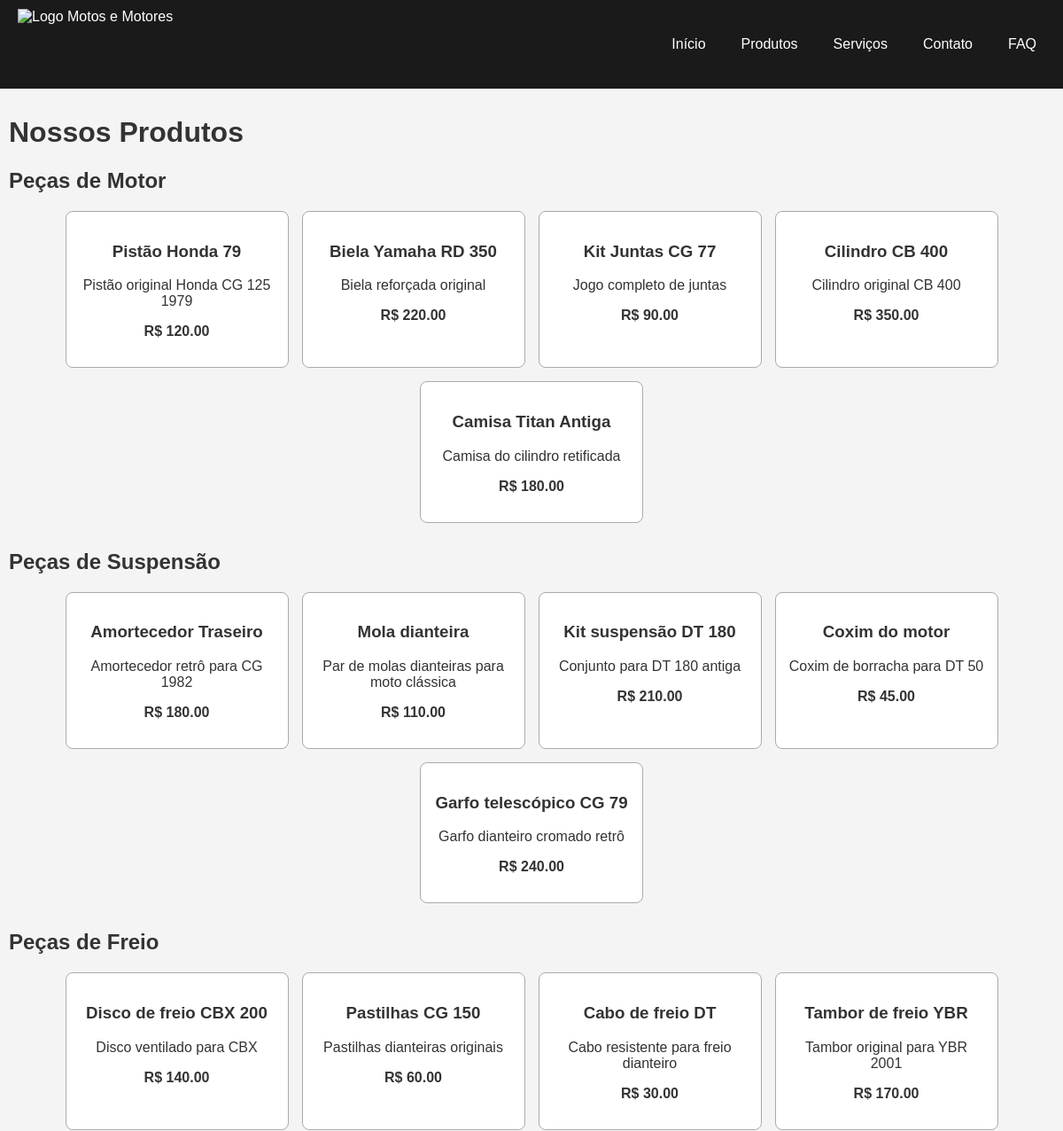
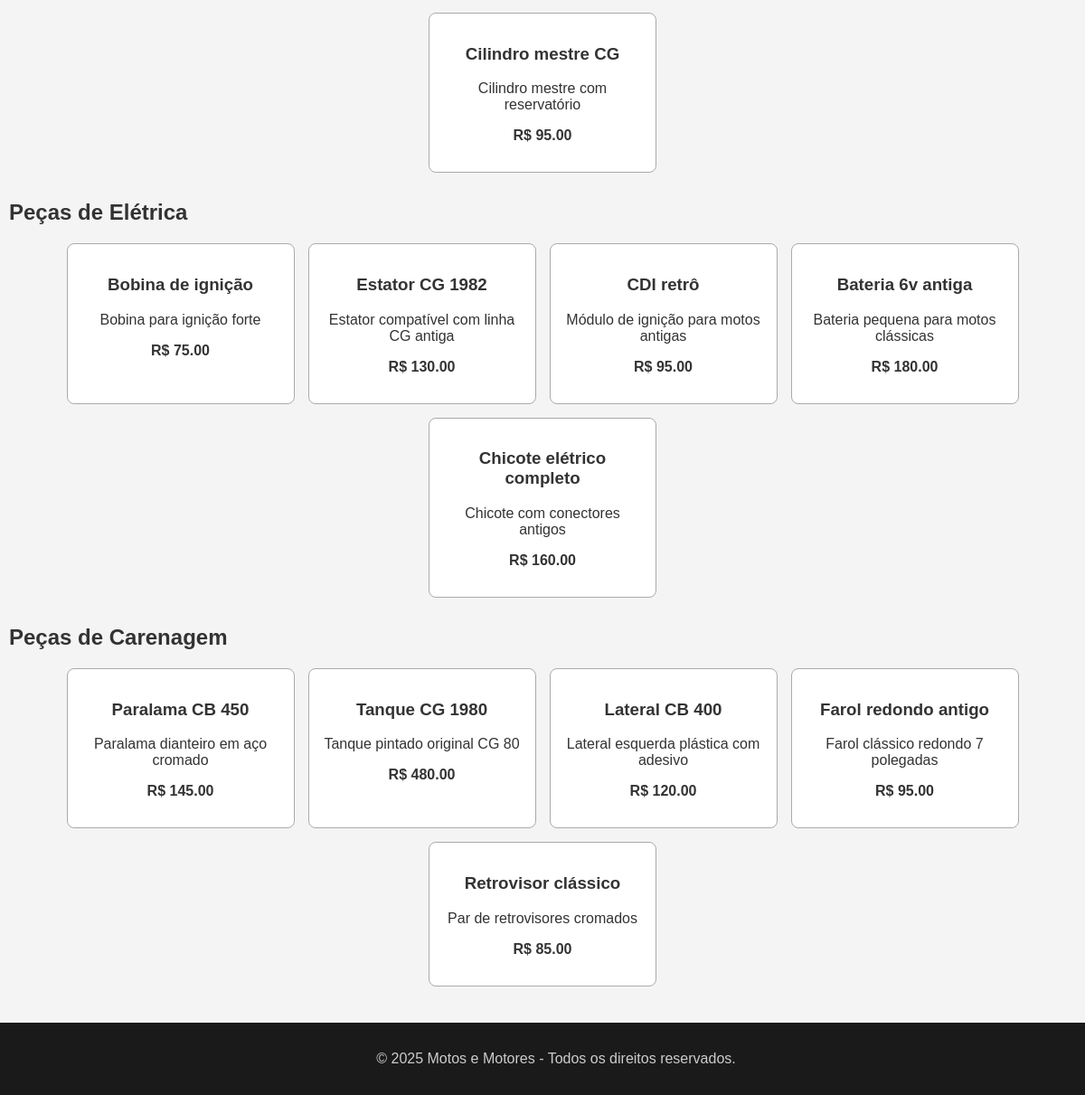
/produtos.php, run on the app's committed database (2 pictures, top to bottom).
### tables this page shows
CREATE TABLE produtos (
    id INT AUTO_INCREMENT PRIMARY KEY,
    nome VARCHAR(100),
    descricao TEXT,
    preco DECIMAL(10,2),
    linha VARCHAR(50)
);

### produtos.php (the view)
<?php
    include('includes/header.php');
    include('db/conexao.php');
?>
<h1>Nossos Produtos</h1>
<?php
    $linhas = ["Motor", "Suspensão", "Freio", "Elétrica", "Carenagem"];
    foreach ($linhas as $linha) {
        echo "<h2>Peças de $linha</h2><div class='produtos'>";
        $query = "SELECT * FROM produtos WHERE linha = '$linha' LIMIT 5";
        $resultado = mysqli_query($conexao, $query);
        while ($produto = mysqli_fetch_assoc($resultado)) {
            echo "
                <div class='card'>
                    <h3>{$produto['nome']}</h3>
                    <p>{$produto['descricao']}</p>
                    <p><strong>R$ {$produto['preco']}</strong></p>
                </div>";
        }
        echo "</div>";
    }
?>
<?php include('includes/footer.php'); ?>

### includes/header.php (shortened to what this page needs)
<!DOCTYPE html>
<html lang="pt-br">
    <head>
        <link rel="stylesheet" href="css/style.css">
    </head>
    <body>
        <header>
            <img src="imagens/logo.jpg" alt="Logo Motos e Motores" height="80">
            <nav>
                <ul>
                    <li><a href="index.php"> Início </a></li>
                    <li><a href="produtos.php"> Produtos </a></li>
                    <li><a href="servicos.php"> Serviços </a></li>
                    <li><a href="contato.php"> Contato </a></li>
                    <li><a href="faq.php"> FAQ </a></li>
                </ul>
            </nav>
        </header>
        <main>

### includes/footer.php
        </main>
        <footer>
            <p>&copy; 2025 Motos e Motores - Todos os direitos reservados.</p>
        </footer>
    </body>
</html>

### css/style.css (style rules this page uses)
body { font-family: Arial, sans-serif; margin: 0; background: #f4f4f4; color: #333; }
header { background: #1a1a1a; color: #fff; padding: 10px 20px; display: flex; align-items: center; justify-content: space-between; }
nav ul { list-style: none; display: flex; gap: 20px; }
nav a { color: white; text-decoration: none; padding: 5px 10px; }
main { padding: 10px; min-height: calc(100vh - 120px); }
footer { background: #1a1a1a; color: #ccc; text-align: center; padding: 15px; position: relative; bottom: 0; width: 100%; margin-top: auto; }
.produtos { display: flex; flex-wrap: wrap; gap: 15px; justify-content: center; margin-bottom: 30px; }
.card { background: #fff; border: 1px solid #aaa; padding: 15px; width: 220px; border-radius: 8px; text-align: center; }

### data on the page
produtos: nome "Pistão Honda 79", descricao "Pistão original Honda CG 125 1979", preco "120.00"
produtos: nome "Biela Yamaha RD 350", descricao "Biela reforçada original", preco "220.00"
produtos: nome "Kit Juntas CG 77", descricao "Jogo completo de juntas", preco "90.00"
produtos: nome "Cilindro CB 400", descricao "Cilindro original CB 400", preco "350.00"
produtos: nome "Camisa Titan Antiga", descricao "Camisa do cilindro retificada", preco "180.00"
produtos: nome "Amortecedor Traseiro", descricao "Amortecedor retrô para CG 1982", preco "180.00"
produtos: nome "Mola dianteira", descricao "Par de molas dianteiras para moto clássica", preco "110.00"
produtos: nome "Kit suspensão DT 180", descricao "Conjunto para DT 180 antiga", preco "210.00"
produtos: nome "Coxim do motor", descricao "Coxim de borracha para DT 50", preco "45.00"
produtos: nome "Garfo telescópico CG 79", descricao "Garfo dianteiro cromado retrô", preco "240.00"
produtos: nome "Disco de freio CBX 200", descricao "Disco ventilado para CBX", preco "140.00"
produtos: nome "Pastilhas CG 150", descricao "Pastilhas dianteiras originais", preco "60.00"
produtos: nome "Cabo de freio DT", descricao "Cabo resistente para freio dianteiro", preco "30.00"
produtos: nome "Tambor de freio YBR", descricao "Tambor original para YBR 2001", preco "170.00"
produtos: nome "Cilindro mestre CG", descricao "Cilindro mestre com reservatório", preco "95.00"
produtos: nome "Bobina de ignição", descricao "Bobina para ignição forte", preco "75.00"
produtos: nome "Estator CG 1982", descricao "Estator compatível com linha CG antiga", preco "130.00"
produtos: nome "CDI retrô", descricao "Módulo de ignição para motos antigas", preco "95.00"
produtos: nome "Bateria 6v antiga", descricao "Bateria pequena para motos clássicas", preco "180.00"
produtos: nome "Chicote elétrico completo", descricao "Chicote com conectores antigos", preco "160.00"
produtos: nome "Paralama CB 450", descricao "Paralama dianteiro em aço cromado", preco "145.00"
produtos: nome "Tanque CG 1980", descricao "Tanque pintado original CG 80", preco "480.00"
produtos: nome "Lateral CB 400", descricao "Lateral esquerda plástica com adesivo", preco "120.00"
produtos: nome "Farol redondo antigo", descricao "Farol clássico redondo 7 polegadas", preco "95.00"
produtos: nome "Retrovisor clássico", descricao "Par de retrovisores cromados", preco "85.00"

### other printed values
$linha "Motor"
$linha "Suspensão"
$linha "Freio"
$linha "Elétrica"
$linha "Carenagem"
